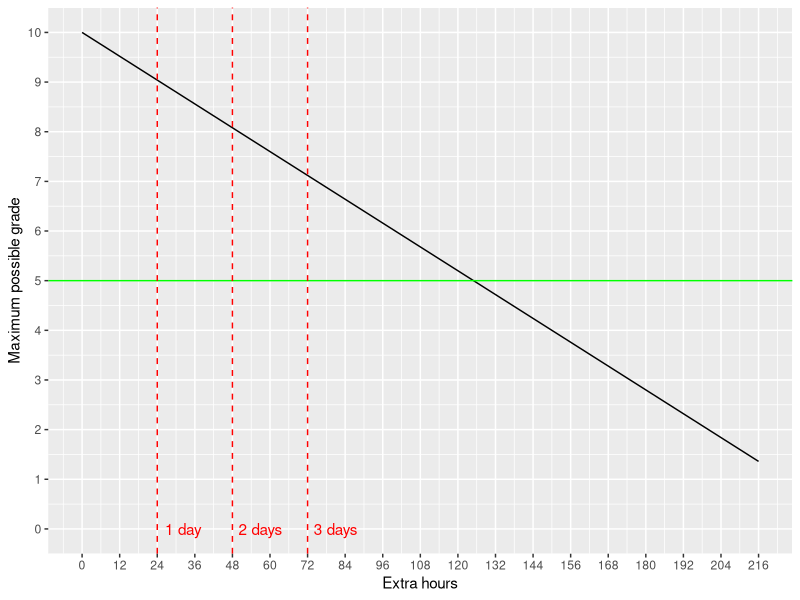

Here is the R script that generated this plot:
## ---- chunk 1
knitr::opts_chunk$set(
  collapse = TRUE,
  comment = "#>",
  fig.path = "README/README-"
)
options(width = 80)
## ---- chunk 2
# Requires lubridate
# install.packages("lubridate")
library(lubridate)

# Continuous discounting, each extra hour penalizes with -0.04 points
penalization <- function(date, deadline) {
  
  stopifnot(is.POSIXct(date) & is.POSIXct(deadline))
  as.numeric(date - deadline, "hours") * 0.04
  
}

# Example of maximum grade of an exercise handed in at 03:31:59
10 - penalization(date = ymd_hms("2017-12-15 03:31:59"), 
                  deadline = ymd_hms("2017-12-14 23:59:59"))
## ---- chunk 3
library(ggplot2)
deadline <- ymd_hms("2017-12-31 23:59:59")
hours <- seq(0, 216, by = 1)
penaliz <- penalization(date = deadline + duration(hours, units = "hours"), 
                        deadline = deadline)
df <- data.frame(hours = hours, max_grade = pmax(10 - penaliz, 0))
ggplot(data = df, mapping = aes(x = hours, y = max_grade)) +
  geom_line() + geom_hline(yintercept = 5, color = "green") +
  geom_vline(xintercept = c(24, 48, 72), color = "red", lty = 2) + 
  xlab("Extra hours") + ylab("Maximum possible grade") +
  annotate("text", label = c("1 day ", "2 days", "3 days"), 
           x = c(24, 48, 72) + 9, y = 0, colour = "red") + 
  scale_x_continuous(breaks = seq(0, 216, by = 12)) +
  scale_y_continuous(breaks = 0:10)

